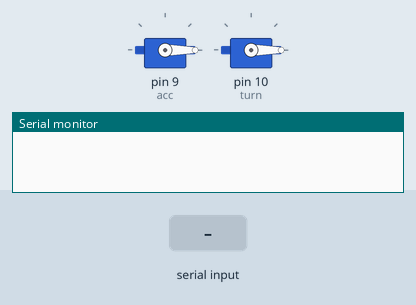
This sketch was run on a simulated Arduino Uno, built with avr-gcc and run on an emulated ATmega328P. Shown: 2 × servo, the last lines printed to the serial monitor. Inputs (shaded band) come from the test bench.

Above: at 2.7 s.
2.8 s: "1" received over Serial
At 3.5 s:
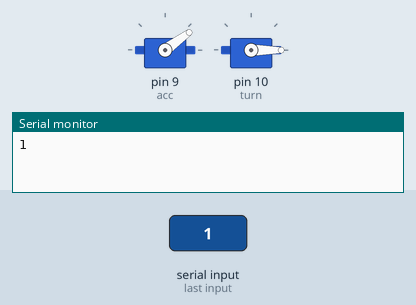
4.4 s: byte 76 ('L') received over Serial
At 5.6 s:
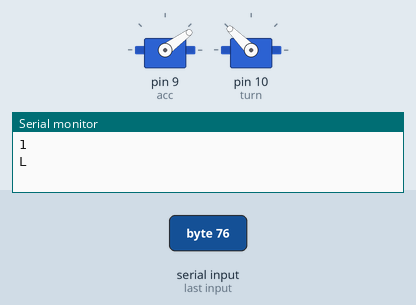
5.9 s: byte 98 ('b') received over Serial
At 7.0 s:
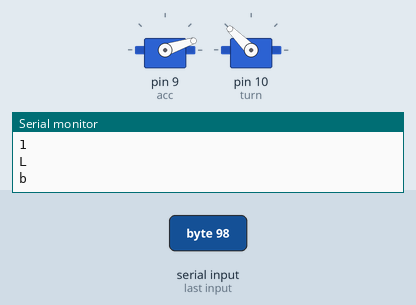
7.4 s: byte 82 ('R') received over Serial
At 8.1 s:
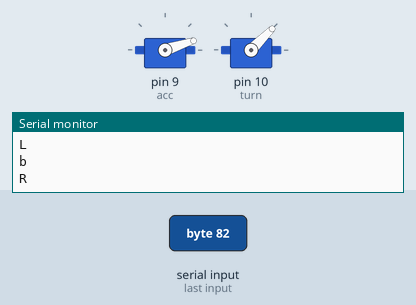
8.9 s: "q" received over Serial
At 9.3 s:
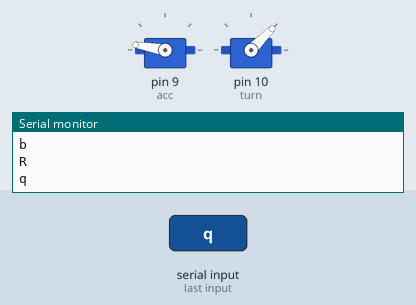
10.4 s: "2" received over Serial
At 11.6 s:
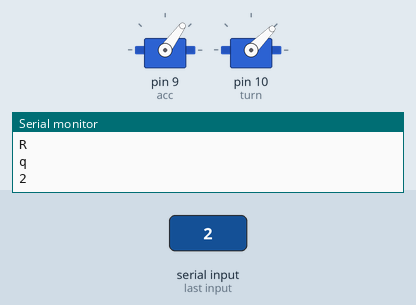
Timing chart, 0 to 12.9 s (numbered marks = the images above; inputs shaded):
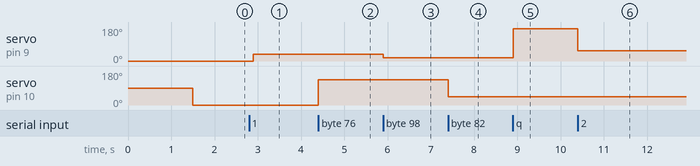

The sketch:

car_bluetooth_control_2.ino
```cpp
#include<Servo.h>
Servo turn;
char val;
#include <Servo.h>
Servo acc;
void setup() {
  acc.attach(9);
  acc.write(0);
  delay(1000);
  turn.attach(10);
  turn.write(90);
  delay(500);
  Serial.begin(9600);
}

void loop() {
  if(Serial.available()){
    val = Serial.read();
    Serial.println(val);
  }
  switch (val) {
   case 'F':
    acc.write(18);
    break;
   case '1':
    acc.write(36);
    break;
   case '2':
    acc.write(54);
    break;
   case '3':
    acc.write(70);
    break;
   case '4':
    acc.write(88);
    break;
   case '5':
    acc.write(106);
    break;
   case '6':
    acc.write(124);
    break;
   case '7':
    acc.write(142);
    break;
   case '8':
    acc.write(160);
    break;
   case 'q':
    acc.write(170);
    break;
   case '0':
    acc.write(0);
    //turn.write(90);
    break;
   case 'b':
    acc.write(18);
    break;
   case 'L':
    turn.write(135);
    break;
   case 'R':
    turn.write(45);
    break;
    default :
    turn.write(0);
   delay(200);
  }
  // put your main code here, to run repeatedly:

}
```

Measured:
- after the input at 2.8 s, servo on pin 9 (acc): 0° → 36° after 0.10 s
- after the input at 4.4 s, servo on pin 10 (turn): 0° → 135° at once
- after the input at 5.9 s, servo on pin 9 (acc): 36° → 18° at once
- after the input at 7.4 s, servo on pin 10 (turn): 135° → 45° at once
- after the input at 8.9 s, servo on pin 9 (acc): 18° → 170° at once
- after the input at 10.4 s, servo on pin 9 (acc): 170° → 54° at once
